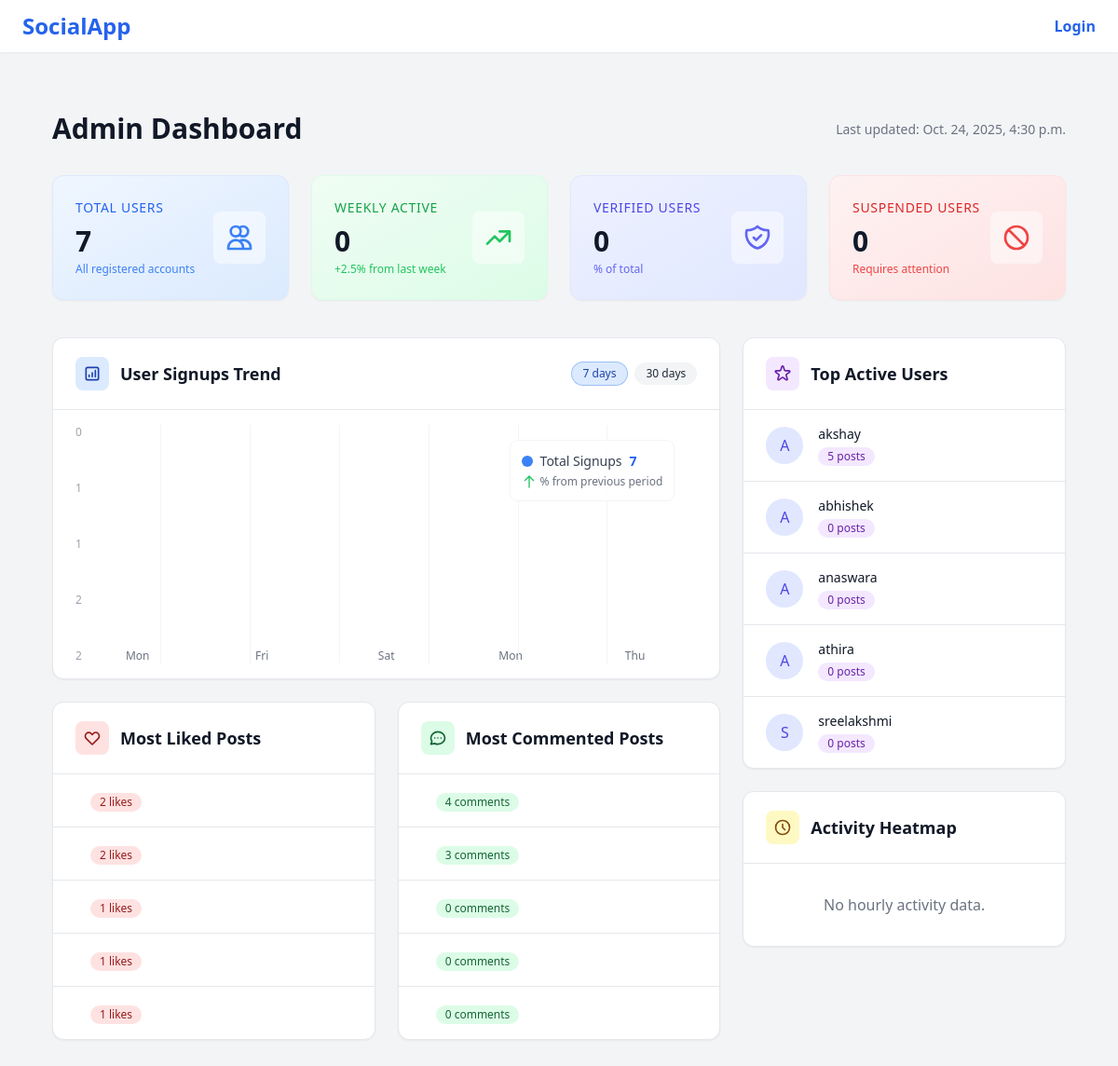
/analytics/admin_dashboard/, run on an earlier commit of the app's database.
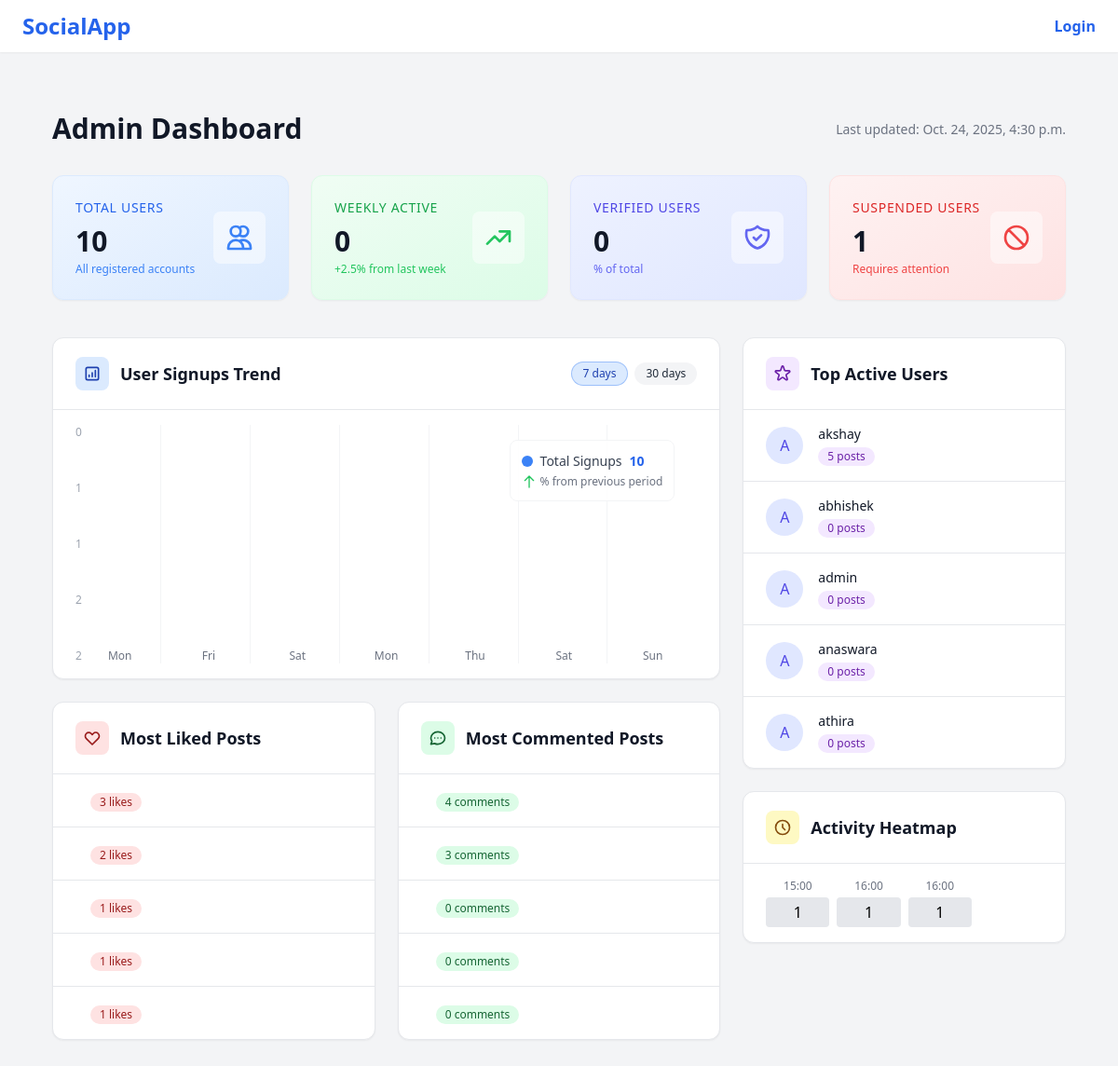
And on a later commit of the database.
### myapp/models.py (models this page shows, shortened)
class Post(models.Model):
    user = models.ForeignKey(settings.AUTH_USER_MODEL, on_delete=models.CASCADE, related_name='posts')
    content = models.TextField(max_length=500)
    image = models.ImageField(upload_to='post_images/', blank=True, null=True)
    created_at = models.DateTimeField(auto_now_add=True)
    def total_likes(self):
        return self.like_entries.count()

class CustomUser(AbstractUser):
    email = models.EmailField(_('email address'), unique=True)
    profile_picture = models.ImageField(upload_to='profile_pics/', default='default.jpg')
    bio = models.TextField(max_length=500, blank=True)
    location = models.CharField(max_length=100, blank=True)
    birth_date = models.DateField(null=True, blank=True)
    is_public = models.BooleanField(default=True)
    cover_photo = models.ImageField(upload_to='cover_photos/', blank=True, null=True)
    is_suspended = models.BooleanField(default=False)
    is_verified = models.BooleanField(default=False)
    ROLE_CHOICES = (
        ('user', 'User'),
        ('moderator', 'Moderator'),
        ('admin', 'Admin'),
    )
    role = models.CharField(max_length=10, choices=ROLE_CHOICES, default='user')

### analytics/views.py (the view)
# urls.py: path('admin_dashboard/', views.analytics_dashboard, name='analytics_dashboard'),
def analytics_dashboard(request):
    today = now().date()
    total_users = CustomUser.objects.count()
    verified_users = CustomUser.objects.filter(is_verified=True).count()
    suspended_users = CustomUser.objects.filter(is_suspended=True).count()
    weekly_active_users = CustomUser.objects.filter(last_login__gte=today - timedelta(days=7), last_login__isnull=False).count()
    monthly_active_users = CustomUser.objects.filter(last_login__gte=today - timedelta(days=30), last_login__isnull=False).count()
    signups = CustomUser.objects.annotate(day=TruncDay('date_joined')) \
        .values('day').annotate(count=Count('id')).order_by('day')
    max_count = signups.aggregate(max_count=Max('count'))['max_count'] or 1
    total_signups = sum(item['count'] for item in signups)
    top_liked = Post.objects.annotate(like_count=Count('like_entries')).order_by('-like_count')[:5]  # use your related_name
    top_commented = Post.objects.annotate(comment_count=Count('comments')).order_by('-comment_count')[:5]  # use your related_name
    top_users = CustomUser.objects.annotate(post_count=Count('posts')).order_by('-post_count')[:5]  # use your related_name
    hourly_activity = UserActivity.objects.annotate(hour=TruncHour('last_active')) \
        .values('hour').annotate(count=Count('id')).order_by('hour')
    context = {
        'total_users': total_users,
        'verified_users': verified_users,
        'suspended_users': suspended_users,
        'weekly_active_users': weekly_active_users,
        'monthly_active_users': monthly_active_users,
        'signups': list(signups),
        'max_count': max_count,
        'total_signups': total_signups,
        'top_liked': top_liked,
        'top_commented': top_commented,
        'top_users': top_users,
        'hourly_activity': list(hourly_activity),
    }
    return render(request, 'admin_dashboard.html', context)

### myapp/templatetags/custom_filters.py (called while the page is built)
@register.filter
def divide(value, divisor):
    try:
        return float(value) / float(divisor)
    except (ValueError, ZeroDivisionError):
        return 0

@register.filter
def multiply(value, arg):
    try:
        return float(value) * float(arg)
    except (ValueError, TypeError):
        return 0

### templates/admin_dashboard.html (shortened to what the changed rows need)
{% extends "navbar.html" %}
{% load custom_filters %}
{% block content %}
<div class="max-w-7xl mx-auto px-4 sm:px-6 lg:px-8 py-8">
    <div class="flex flex-col md:flex-row md:items-center md:justify-between mb-8">
        <h1 class="text-3xl font-bold text-gray-900">Admin Dashboard</h1>
    </div>
    <div class="grid grid-cols-1 sm:grid-cols-2 lg:grid-cols-4 gap-6 mb-10">
        <div class="bg-gradient-to-br from-blue-50 to-blue-100 rounded-xl shadow-sm border border-blue-100 p-6 transition-all hover:shadow-md">
            <div class="flex items-center justify-between">
                <div>
                    <p class="text-sm font-medium text-blue-600 uppercase tracking-wider">Total Users</p>
                    <h3 class="mt-2 text-3xl font-semibold text-gray-900">{{ total_users }}</h3>
                    <p class="mt-1 text-xs text-blue-500">All registered accounts</p>
                </div>
            </div>
        </div>
        <div class="bg-gradient-to-br from-red-50 to-red-100 rounded-xl shadow-sm border border-red-100 p-6 transition-all hover:shadow-md">
            <div class="flex items-center justify-between">
                <div>
                    <p class="text-sm font-medium text-red-600 uppercase tracking-wider">Suspended Users</p>
                    <h3 class="mt-2 text-3xl font-semibold text-gray-900">{{ suspended_users }}</h3>
                    <p class="mt-1 text-xs text-red-500">Requires attention</p>
                </div>
            </div>
        </div>
    </div>
    <div class="grid grid-cols-1 lg:grid-cols-3 gap-6">
        <div class="lg:col-span-2 space-y-6">
            <div class="bg-white rounded-xl shadow-sm border border-gray-200 overflow-hidden">
                <div class="px-6 py-5 border-b border-gray-200 flex justify-between items-center">
                    <h2 class="text-lg font-semibold text-gray-900 flex items-center">
                        <span class="bg-blue-100 text-blue-800 p-2 rounded-lg mr-3">
                            <svg class="w-5 h-5" fill="none" stroke="currentColor" viewBox="0 0 24 24" xmlns="http://www.w3.org/2000/svg">
                                <path stroke-linecap="round" stroke-linejoin="round" stroke-width="2" d="M16 8v8m-4-5v5m-4-2v2m-2 4h12a2 2 0 002-2V6a2 2 0 00-2-2H6a2 2 0 00-2 2v12a2 2 0 002 2z"></path>
                            </svg>
                        </span>
                        User Signups Trend
                    </h2>
                </div>
                <div class="px-6 py-4">
                    {% if signups %}
                    <div class="relative h-64">
                        <div class="absolute inset-0 flex items-end">
                            <div class="absolute inset-0 grid grid-cols-7 gap-1">
                                {% for i in "1234567" %}
                                <div class="border-r border-gray-100 last:border-r-0"></div>
                                {% endfor %}
                            </div>
                            <div class="w-full h-full flex items-end justify-between">
                                {% for item in signups %}
                                <div class="flex flex-col items-center flex-1 group">
                                    <span class="text-xs text-gray-500 mt-1">{{ item.day|date:"D" }}</span>
                                </div>
                                {% endfor %}
                            </div>
                        </div>
                        <div class="absolute left-0 top-0 h-full flex flex-col justify-between pr-2">
                            {% for i in "43210" %}
                            <div class="text-xs text-gray-400 text-right">
                                {% if max_count %}
                                    {{ max_count|divide:4|multiply:forloop.counter0|floatformat:0 }}
                                {% else %}
                                    0
                                {% endif %}
                            </div>
                            {% endfor %}
                        </div>
                        <div class="absolute top-4 right-6 bg-white bg-opacity-90 p-3 rounded-lg shadow-xs border border-gray-100">
                            <div class="flex items-center">
                                <div class="w-3 h-3 bg-blue-500 rounded-full mr-2"></div>
                                <span class="text-sm font-medium text-gray-700">Total Signups</span>
                                <span class="ml-2 text-sm font-semibold text-blue-600">{{ total_signups }}</span>
                            </div>
                            <div class="mt-1 flex items-center text-xs text-gray-500">
                                <svg class="w-4 h-4 text-green-500 mr-1" fill="none" stroke="currentColor" viewBox="0 0 24 24" xmlns="http://www.w3.org/2000/svg">
                                    <path stroke-linecap="round" stroke-linejoin="round" stroke-width="2" d="M5 10l7-7m0 0l7 7m-7-7v18"></path>
                                </svg>
                                <span>{{ growth_rate }}% from previous period</span>
                            </div>
                        </div>
                    </div>
                    {% endif %}
                </div>
            </div>
            <div class="grid grid-cols-1 md:grid-cols-2 gap-6">
                <div class="bg-white rounded-xl shadow-sm border border-gray-200 overflow-hidden">
                    <div class="px-6 py-5 border-b border-gray-200">
                        <h2 class="text-lg font-semibold text-gray-900 flex items-center">
                            <span class="bg-red-100 text-red-800 p-2 rounded-lg mr-3">
                            </span>
                            Most Liked Posts
                        </h2>
                    </div>
                    <div class="divide-y divide-gray-200">
                        {% for post in top_liked %}
                        <div class="px-6 py-4 hover:bg-gray-50 transition-colors">
                            <div class="flex items-start">
                                <div class="ml-4">
                                    <div class="mt-1 flex items-center text-sm text-gray-500">
                                        <span class="inline-flex items-center px-2.5 py-0.5 rounded-full text-xs font-medium bg-red-100 text-red-800">
                                            {{ post.total_likes }} likes
                                        </span>
                                    </div>
                                </div>
                            </div>
                        </div>
                        {% empty %}
                        <div class="px-6 py-4 text-gray-500">No liked posts data.</div>
                        {% endfor %}
                    </div>
                </div>
                <div class="bg-white rounded-xl shadow-sm border border-gray-200 overflow-hidden">
                    <div class="px-6 py-5 border-b border-gray-200">
                        <h2 class="text-lg font-semibold text-gray-900 flex items-center">
                            <span class="bg-green-100 text-green-800 p-2 rounded-lg mr-3">
                            </span>
                            Most Commented Posts
                        </h2>
                    </div>
                    <div class="divide-y divide-gray-200">
                        {% for post in top_commented %}
                        <div class="px-6 py-4 hover:bg-gray-50 transition-colors">
                            <div class="flex items-start">
                                <div class="ml-4">
                                    <div class="mt-1 flex items-center text-sm text-gray-500">
                                        <span class="inline-flex items-center px-2.5 py-0.5 rounded-full text-xs font-medium bg-green-100 text-green-800">
                                            {{ post.comment_count }} comments
                                        </span>
                                    </div>
                                </div>
                            </div>
                        </div>
                        {% empty %}
                        <div class="px-6 py-4 text-gray-500">No commented posts data.</div>
                        {% endfor %}
                    </div>
                </div>
            </div>
        </div>
        <div class="space-y-6">
            <div class="bg-white rounded-xl shadow-sm border border-gray-200 overflow-hidden">
                <div class="px-6 py-5 border-b border-gray-200">
                    <h2 class="text-lg font-semibold text-gray-900 flex items-center">
                        <span class="bg-purple-100 text-purple-800 p-2 rounded-lg mr-3">
                        </span>
                        Top Active Users
                    </h2>
                </div>
                <div class="divide-y divide-gray-200">
                    {% for user in top_users %}
                    <div class="px-6 py-4 hover:bg-gray-50 transition-colors">
                        <div class="flex items-center">
                            <div class="flex-shrink-0 h-10 w-10 rounded-full bg-indigo-100 flex items-center justify-center">
                                <span class="text-indigo-600 font-medium">{{ user.username|first|upper }}</span>
                            </div>
                            <div class="ml-4">
                                <p class="text-sm font-medium text-gray-900">{{ user.username }}</p>
                                <div class="mt-1 flex items-center text-sm text-gray-500">
                                    <span class="inline-flex items-center px-2.5 py-0.5 rounded-full text-xs font-medium bg-purple-100 text-purple-800">
                                        {{ user.post_count }} posts
                                    </span>
                                </div>
                            </div>
                        </div>
                    </div>
                    {% empty %}
                    <div class="px-6 py-4 text-gray-500">No top user data.</div>
                    {% endfor %}
                </div>
            </div>
            <div class="bg-white rounded-xl shadow-sm border border-gray-200 overflow-hidden">
                <div class="px-6 py-5 border-b border-gray-200">
                    <h2 class="text-lg font-semibold text-gray-900 flex items-center">
                        <span class="bg-yellow-100 text-yellow-800 p-2 rounded-lg mr-3">
                            <svg class="w-5 h-5" fill="none" stroke="currentColor" viewBox="0 0 24 24" xmlns="http://www.w3.org/2000/svg">
                                <path stroke-linecap="round" stroke-linejoin="round" stroke-width="2" d="M12 8v4l3 3m6-3a9 9 0 11-18 0 9 9 0 0118 0z"></path>
                            </svg>
                        </span>
                        Activity Heatmap
                    </h2>
                </div>
                <div class="px-6 py-4">
                    <div class="grid grid-cols-4 gap-2">
                        {% for hour in hourly_activity %}
                        <div class="text-center">
                            <div class="text-xs text-gray-500 mb-1">{{ hour.hour|date:"H:i" }}</div>
                            <div class="h-8 flex items-center justify-center rounded
                                {% if hour.count > 15 %}bg-green-500 text-white
                                {% elif hour.count > 10 %}bg-green-300
                                {% elif hour.count > 5 %}bg-yellow-200
                                {% elif hour.count > 0 %}bg-gray-200
                                {% else %}bg-gray-100{% endif %}">
                                {{ hour.count }}
                            </div>
                        </div>
                        {% empty %}
                        <div class="col-span-4 py-4 text-gray-500 text-center">No hourly activity data.</div>
                        {% endfor %}
                    </div>
                </div>
            </div>
        </div>
    </div>
</div>
{% endblock %}

What changed in the data, as far as the page shows it:
no longer on this page (row unchanged): CustomUser: username|first "S", username "sreelakshmi", post_count "0"
shown differently, row unchanged: Post (number 1 of 5 on the later page): total_likes "2" → "3"; moves up the list
added CustomUser: username|first "A", username "admin", post_count "0"
Also different on the page:
{{ total_users }}: "7" → "10"
{{ suspended_users }}: "0" → "1"
{{ total_signups }}: "7" → "10"
new list line: "Sat"
new list line: "Sun"
new list line: "15:00 1"
new list line: "16:00 1"
text no longer shown: "No hourly activity data."
